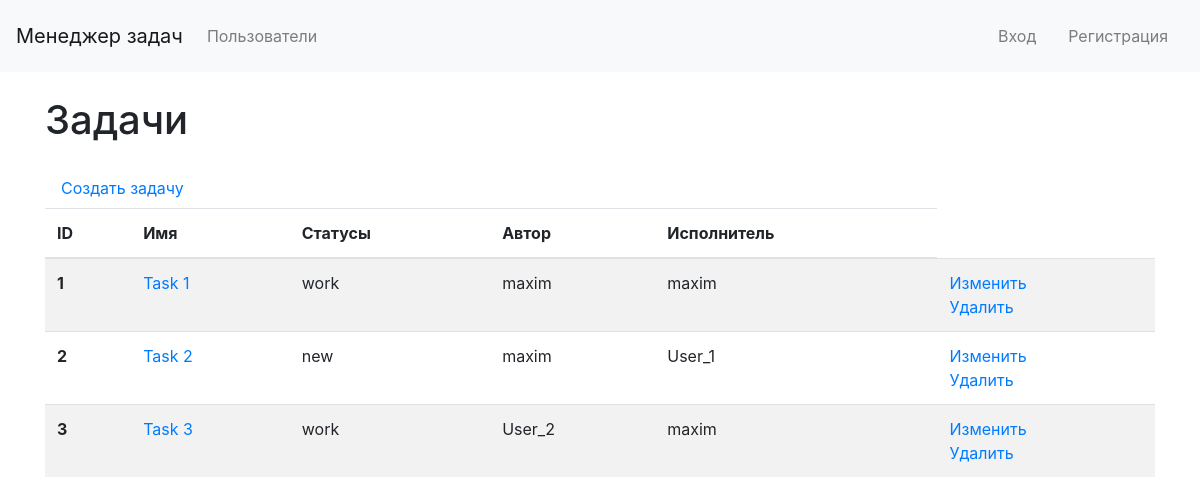
/tasks/, run on the app's committed database.
### tasks/models.py (models this page shows, shortened)
class Task(models.Model):
    name = models.CharField(max_length=200)
    description = models.TextField(blank=True)
    status = models.ForeignKey(
        TaskStatus,
        default=get_default_status,
        on_delete=models.CASCADE
    )
    creator = models.ForeignKey(
        User,
        on_delete=models.SET_NULL,
        null=True,
        blank=True,
        related_name='creator'
    )
    assigned_to = models.ForeignKey(
        User,
        on_delete=models.SET_NULL,
        null=True,
        blank=True,
        related_name='assigned_to'
    )
    tags = models.ManyToManyField('Tag', blank=True, related_name='tasks')
    def get_absolute_url(self):
        return reverse('tasks:task_detail_url', kwargs={'pk': self.id})

class TaskStatus(models.Model):
    NEW = 'new'
    WORK = 'work'
    TEST = 'test'
    DONE = 'done'
    STATUS_OPTIONS = [
        (NEW, 'New'),
        (WORK, 'In work'),
        (TEST, 'Testing'),
        (DONE, 'Done'),
    ]
    name = models.CharField(
        max_length=4,
        choices=STATUS_OPTIONS,
        unique=True,
        default=NEW,
    )
    def __str__(self):
        return self.name

### tasks/views.py (the view)
# urls.py: path('', views.TasksList.as_view(), name='tasks_list_url'),
class TasksList(generic.ListView):
    template_name = 'tasks/tasks_list.html'
    context_object_name = 'tasks_list'
    def get_queryset(self):
        return Task.objects.all()

### tasks/templates/tasks/tasks_list.html (shortened to what this page needs)
{% extends "tasks/base_tasks.html" %}
{% load i18n %}
{% block content %}
{% if tasks_list %}
<div class="container wrapper flex-grow-1">
    <h1 class="my-4">{% trans 'Tasks' %}</h1>
    <a class="nav-link" href="{% url "tasks:task_create_url" %}">{% trans 'Create task' %}</a>
    <table class="table table-striped">
        <thead>
            <tr>
                <th scope="col">ID</th>
                <th scope="col">{% trans 'Name' %}</th>
                <th scope="col">{% trans 'Status' %}</th>
                <th scope="col">{% trans 'Creator' %}</th>
                <th scope="col">{% trans 'Assignee' %}</th>
            </tr>
        </thead>
        <tbody>
            {% for task in tasks_list %}
            <tr>
                <th scope="row">{{ task.id }}</th>
                <td>
                    <a href="{{ task.get_absolute_url }}">{{ task.name }}</a>
                </td>
                <td>{{ task.status }}</td>
                <td>{{ task.creator }}</td>
                <td>{{ task.assigned_to }}</td>
                <td>
                    <a href="{% url 'tasks:task_update_url' task.id %}">{% trans 'Edit' %}</a>
                    <br>
                    <a href="{% url 'tasks:task_delete_url' task.id %}">{% trans 'Delete' %}</a>
                </td>
            </tr>
            {% endfor %}
        </tbody>
    </table>
</div>
{% else %}
<p>{% trans 'No tasks are available.' %}</p>
{% endif %}
{% endblock %}

### data on the page
Task: id "1", name "Task 1", status "work", creator "maxim", assigned_to "maxim"
Task: id "2", name "Task 2", status "new", creator "maxim", assigned_to "User_1"
Task: id "3", name "Task 3", status "work", creator "User_2", assigned_to "maxim"
